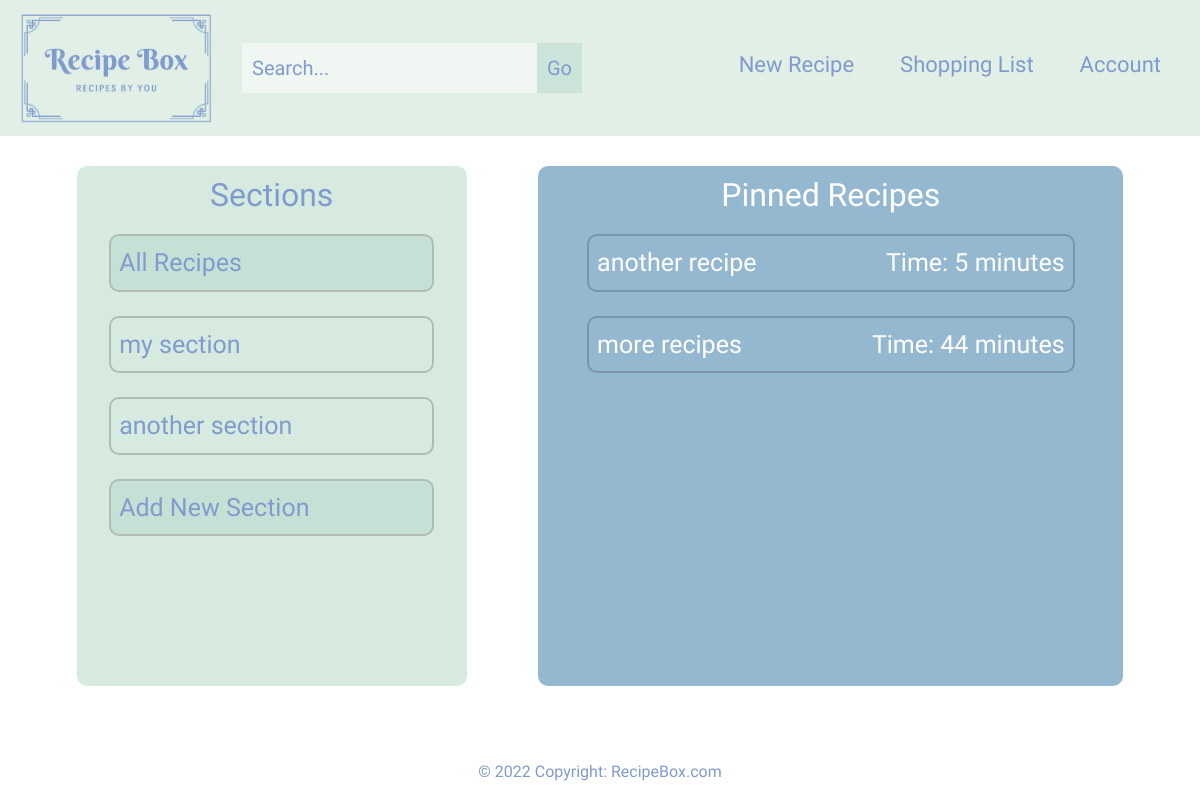
The app's page / (signed in), older data.
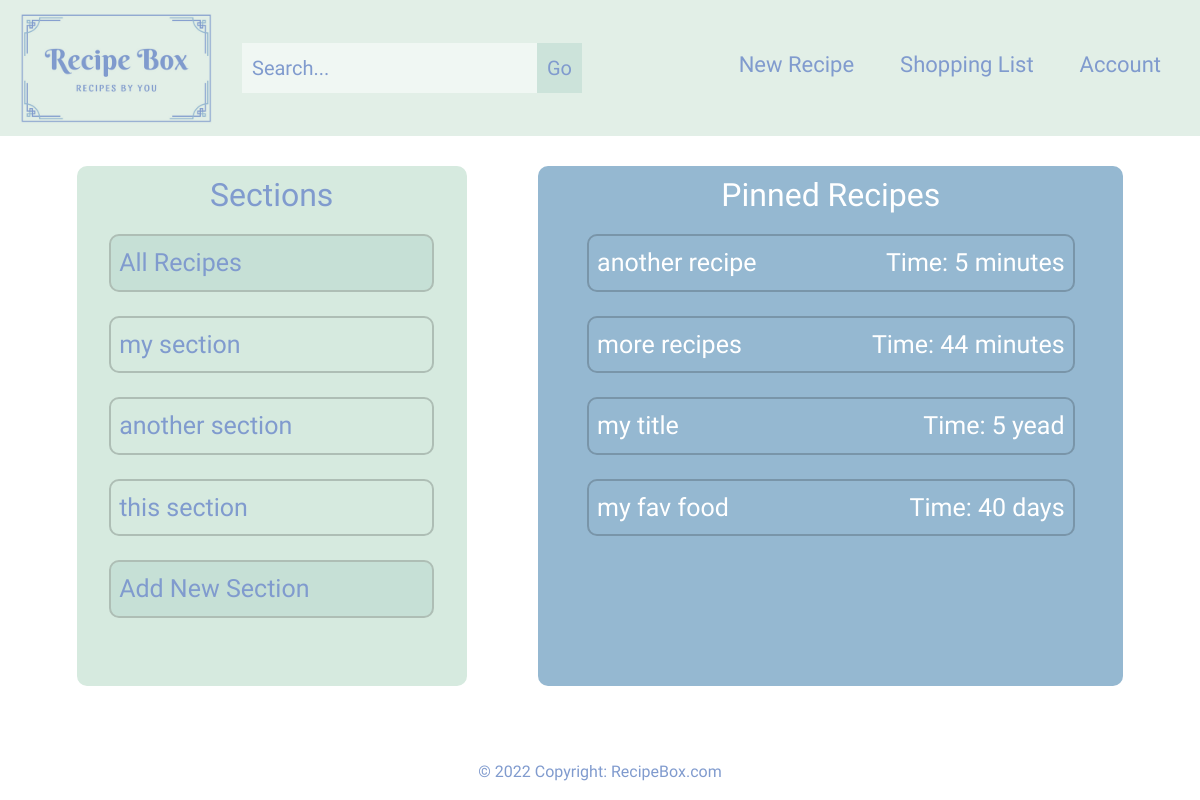
The same page, newer data.
### base/models.py (models this page shows, shortened)
class Section(models.Model):
    user = models.ForeignKey(settings.AUTH_USER_MODEL, on_delete=models.CASCADE)
    name = models.CharField(max_length=120)
    slug = models.SlugField(unique=True, blank=True, null=True)
    description = models.TextField(null=True, blank=True)
    order_index = models.PositiveIntegerField(null=True, blank=True)
    color = models.CharField(max_length = 16, default="#ffffff")
    class Meta:
        verbose_name = ('Section')
        verbose_name_plural = ('Sections')

class Recipe(models.Model):
    user = models.ForeignKey(settings.AUTH_USER_MODEL, on_delete=models.CASCADE)
    name = models.CharField(max_length = 150)
    slug = models.SlugField(unique=True, blank=True, null=True)
    time_to_make = models.CharField(max_length=25, default=0)
    time_unit = models.CharField(max_length=10, default='minutes')
    timestamp = models.DateTimeField(auto_now_add=True)
    updated = models.DateTimeField(auto_now=True)
    section = models.ManyToManyField(Section)
    pinned = models.BooleanField(default=False)
    class Meta:
        verbose_name = ('Recipe')
        verbose_name_plural = ('Recipes')
    def get_absolute_url(self):
        return reverse("individual_recipe", kwargs={"title": self.slug})

### base/views.py (the view)
# urls.py: path("", views.home, name="home"),
@login_required(login_url="/login")
def home(request):
    section_qs = Section.objects.filter(user=request.user)
    pinned_qs = Recipe.objects.filter(Q(user=request.user) & Q(pinned=True))
    context = {
        "home_section_list": section_qs,
        "pinned_recipes_list": pinned_qs,
    }
    return render(request, "home.html", context)

### templates/home.html (shortened to what this page needs)
{% extends "base.html" %}
{% block page_content %}
<section id="home">
    <div class="container-fluid">
            <div class="row">
                <div class="col-sm-4 section-col">
                    <h2>Sections</h2>
                    <div class="row">
                        <a class="col-link col-sm-10 mini-section-special" href="/all_recipes">All Recipes</a>
                        {% for x in home_section_list %}
                        <a class="col-link col-sm-10 mini-section" id="section-block" href="/section/{{ x.slug }}">{{ x.name }}</a>
                        {% endfor %}
                        <a class="col-link col-sm-10 mini-section-special" href="/section">Add New Section</a>
                    </div>
                </div>
                <div class="col-sm-6 pinned-col">
                    <h2>Pinned Recipes</h2>
                    <div class="row">
                        {% for x in pinned_recipes_list %}
                        <a class="col-sm-10 mini-pinned pinned-link" href="{{ x.get_absolute_url }}">
                            <p class="pinned-recipes-text">{{ x.name }}</p>
                            <p class="pinned-recipes-text">Time: {{ x.time_to_make }} {{ x.time_unit }}</p>
                        </a>
                        {% endfor %}
                    </div>
                </div>
            </div>
        </div>
    </div>
{% endblock %}

Row changes from the older to the newer data that the page shows:
added Section: name "this section"
added Recipe: name "my title", time_to_make "5", time_unit "yead"
added Recipe: name "my fav food", time_to_make "40", time_unit "days"
